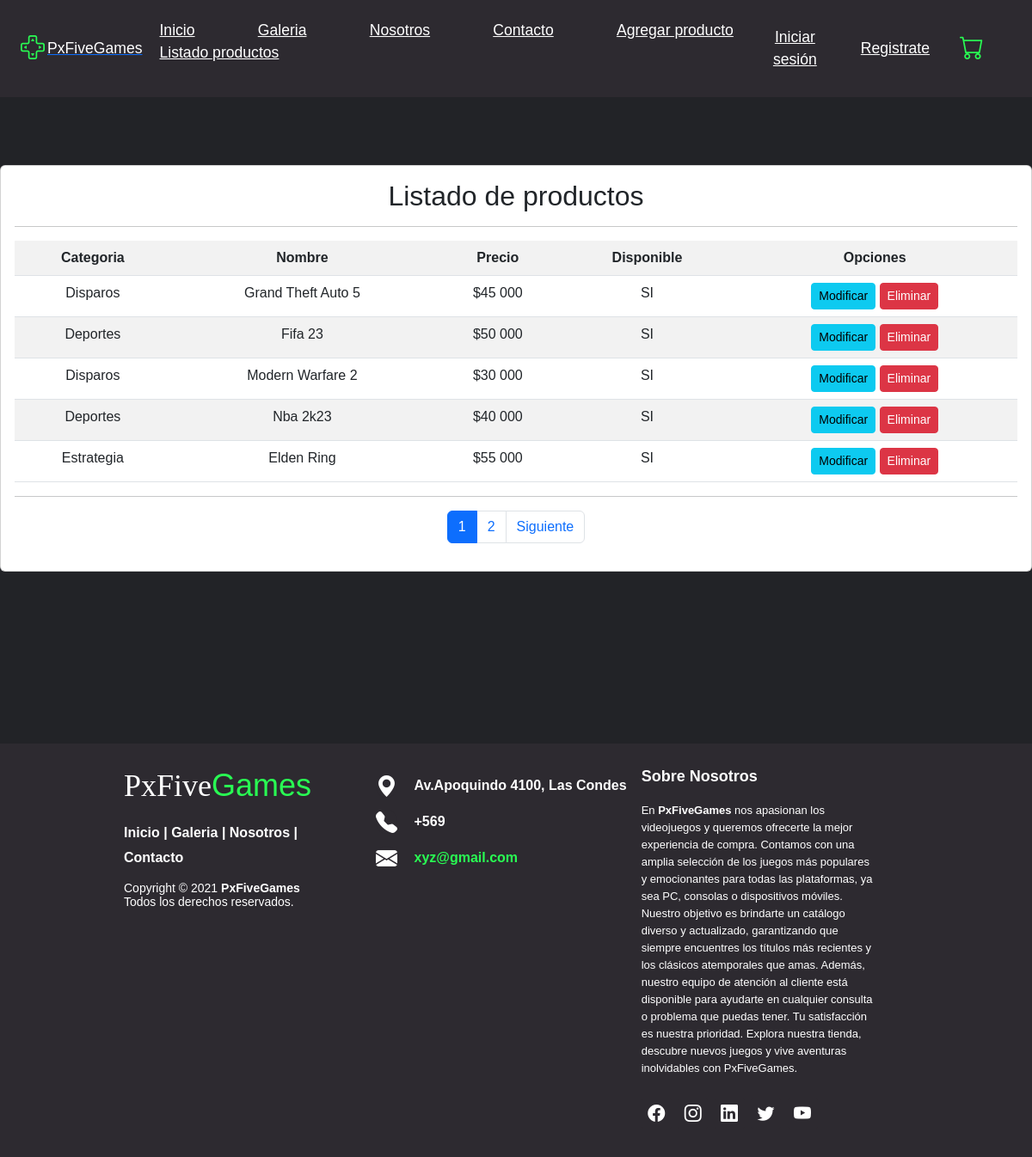
Page /listar-producto/ on the committed database.
### pxfivegames/models.py (models this page shows, shortened)
class Producto(models.Model):
    nombre = models.CharField(max_length=50)
    descripcion = models.TextField()
    disponible = models.BooleanField()
    precio = models.IntegerField()
    categoria = models.ForeignKey(Categoria, on_delete=models.PROTECT)
    imagen = models.ImageField(upload_to="productos", null=True)

class Categoria(models.Model):
    nombre = models.CharField(max_length=50)
    def __str__(self):
        return self.nombre

### pxfivegames/views.py (the view)
# urls.py: path('listar-producto/', listar_productos, name="listar_productos"),
def listar_productos(request):
    productos = Producto.objects.all()
    page = request.GET.get('page', 1)
    try:
        paginator = Paginator(productos, 5)
        productos = paginator.page(page)
    except:
        raise Http404
    data = {
        'entity': productos,
        'paginator': paginator
    }
    return render(request, 'pxfivegames/producto/listar.html', data)

### pxfivegames/templates/pxfivegames/producto/listar.html (shortened to what this page needs)
{% extends 'pxfivegames/base.html' %}
{% block contenido %}
{% load humanize %}
<br>
<br>
<br>
<div class="card">
    <div class="card-body">
        <h2>Listado de productos</h2>
        <hr>
        <table class="table table-striped table-hover table-responsive-sm">
            <tr>
                <th>Categoria</th>
                <th>Nombre</th>
                <th>Precio</th>
                <th>Disponible</th>
                <th>Opciones</th>
            </tr>
            {% for p in entity %}
            <tr>
                <td>{{ p.categoria | capfirst }}</td>
                <td>{{ p.nombre | title }}</td>
                <td>${{ p.precio | intcomma }}</td>
                <td>
                    {% if p.disponible %}
                    SI
                    {% else %}
                    NO
                    {% endif %}
                </td>
                <td>
                    <a href="{% url 'modificar_producto' p.id %}" class="btn btn-info btn-sm">Modificar</a>
                    <a href="#" onclick="eliminarProducto({{ p.id }})" class="btn btn-danger btn-sm">Eliminar</a>
                </td>
            </tr>
            {% endfor %}
        </table>
        <hr>
        <div>
            {% include 'pxfivegames/paginator.html' %}
        </div>
    </div>
</div>
{% endblock %}

### pxfivegames/static/pxfivegames/css/style.css (style rules this page uses)
* { padding: 0; margin: 0; box-sizing: border-box; font-family: "Poppins", sans-serif; text-decoration: none; list-style: none; }
:root { --bg-color: #222327; --contrast-color: #2d2a30; --text-color: #fff; --main-color: #29fd53; }
body { min-height: 100vh; background: var(--bg-color); color: var(--text-color); text-align: center; }

### rows in the picture
Producto: categoria "Disparos", nombre "Grand Theft Auto 5", precio "45 000", disponible "SI"
Producto: categoria "Deportes", nombre "Fifa 23", precio "50 000", disponible "SI"
Producto: categoria "Disparos", nombre "Modern Warfare 2", precio "30 000", disponible "SI"
Producto: categoria "Deportes", nombre "Nba 2k23", precio "40 000", disponible "SI"
Producto: categoria "Estrategia", nombre "Elden Ring", precio "55 000", disponible "SI"

### other values in the picture
{{ page }} "1" "2"
